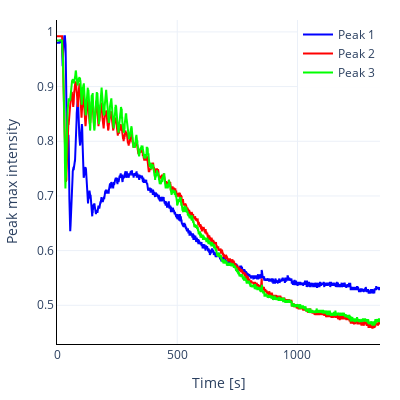

Notebook code for this chart:
### Code cell
import numpy as np

analyzer.plot_intensity_time_series(
    data=np.array(analyzer.get_peak_intensities()) / 255,
    figsize=(4, 4),
)

### Figure 1 — Plotly figure (JSON) as saved in the notebook; plotly's stock layout.template omitted (floating-point values rounded to 4 significant figures; data arrays with more than 128 entries replaced by an {"elided": "..."} marker saying what was removed)
{"data": [{"customdata": {"elided": "2687 int values"}, "hoverlabel": {"namelength": 0}, "hovertemplate": "Frame: %{customdata}<br>Time: %{x:.1f}s<br>Intensity: %{y:.2f}", "line": {"color": "blue", "width": 2}, "mode": "lines", "name": "Peak 1", "type": "scatter", "x": {"elided": "2687 float values"}, "y": {"elided": "2687 float values"}}, {"customdata": {"elided": "2687 int values"}, "hoverlabel": {"namelength": 0}, "hovertemplate": "Frame: %{customdata}<br>Time: %{x:.1f}s<br>Intensity: %{y:.2f}", "line": {"color": "red", "width": 2}, "mode": "lines", "name": "Peak 2", "type": "scatter", "x": {"elided": "2687 float values"}, "y": {"elided": "2687 float values"}}, {"customdata": {"elided": "2687 int values"}, "hoverlabel": {"namelength": 0}, "hovertemplate": "Frame: %{customdata}<br>Time: %{x:.1f}s<br>Intensity: %{y:.2f}", "line": {"color": "lime", "width": 2}, "mode": "lines", "name": "Peak 3", "type": "scatter", "x": {"elided": "2687 float values"}, "y": {"elided": "2687 float values"}}], "layout": {"height": 400, "legend": {"x": 1, "xanchor": "right", "yanchor": "top"}, "margin": {"b": 20, "l": 20, "r": 20, "t": 20}, "plot_bgcolor": "rgba(0,0,0,0)", "showlegend": true, "width": 400, "xaxis": {"linecolor": "black", "showgrid": true, "showline": true, "title": {"text": "Time [s]"}}, "yaxis": {"linecolor": "black", "showgrid": true, "showline": true, "title": {"text": "Peak max intensity"}}}}
